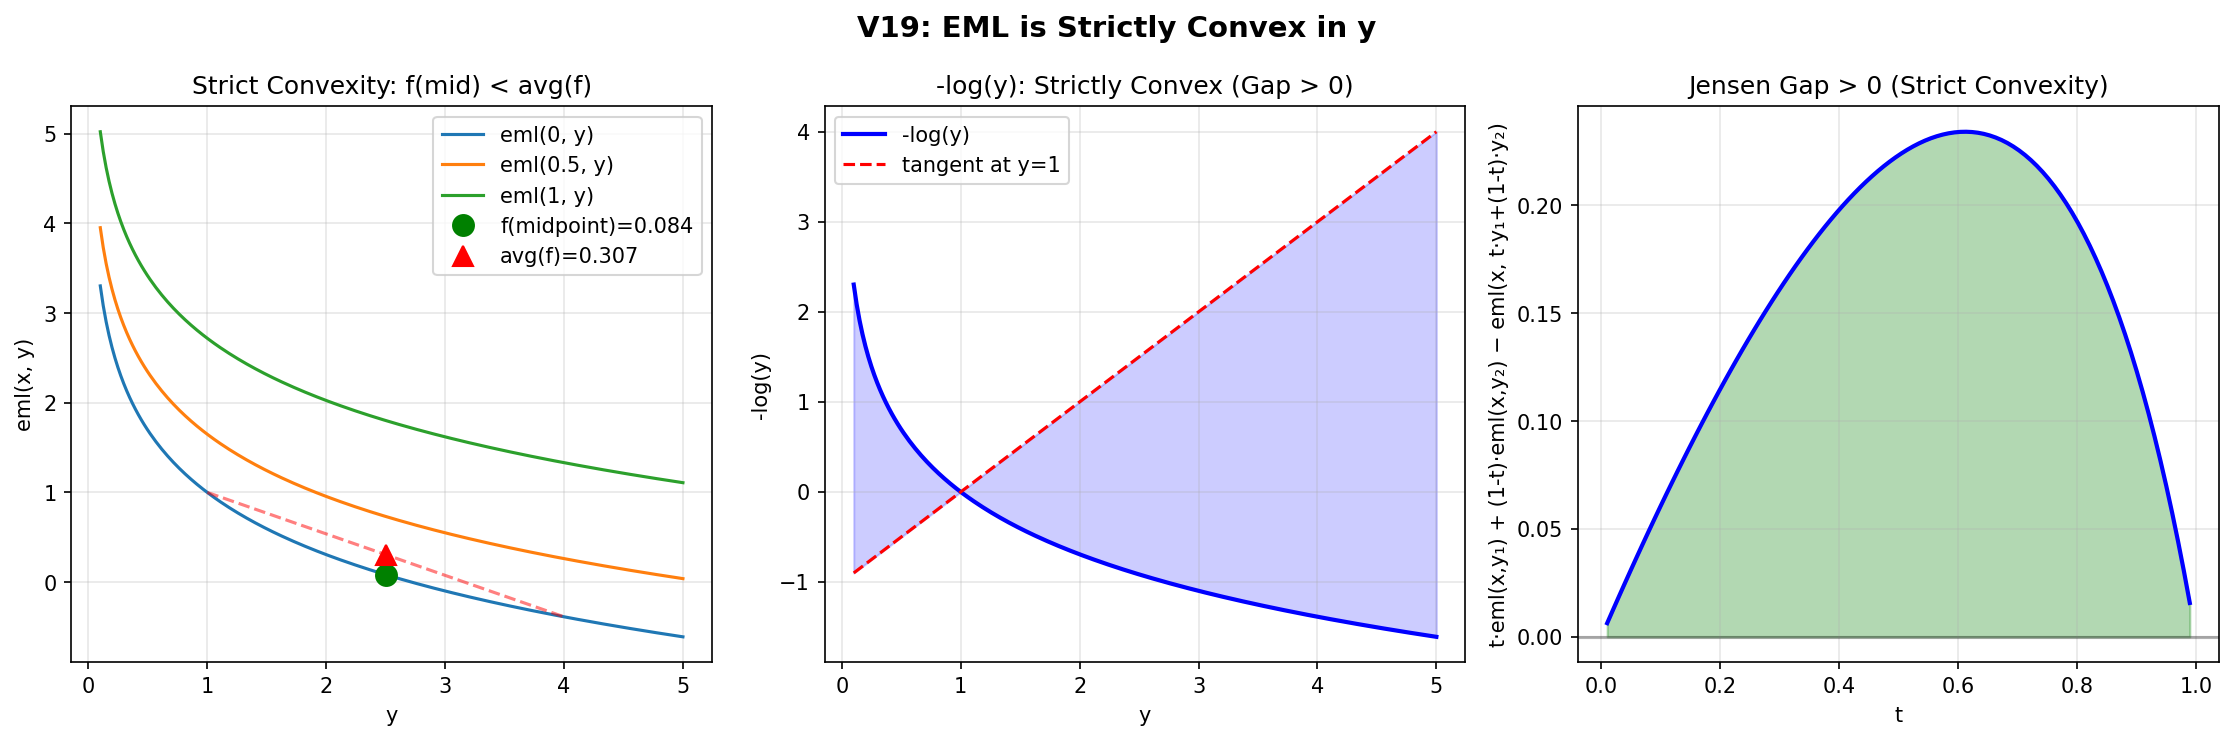

The script that saved this image:
"""
Demo 1: EML Strict Convexity in y (V19 Discovery)

V19 proved that eml(x, y) is STRICTLY CONVEX in y on (0,∞),
correcting the V18 conjecture that it was concave.

Since eml(x, y) = exp(x) - log(y) = const + (-log(y)),
and -log is strictly convex, eml inherits strict convexity in y.
"""

import numpy as np
import matplotlib.pyplot as plt

def eml(x, y):
    return np.exp(x) - np.log(y)

fig, axes = plt.subplots(1, 3, figsize=(15, 5))

# Plot 1: eml(0, y) showing strict convexity
y = np.linspace(0.1, 5, 200)
ax = axes[0]
for x_val in [0, 0.5, 1]:
    ax.plot(y, eml(x_val, y), label=f'eml({x_val}, y)')

# Show midpoint inequality (strict convexity)
y1, y2 = 1, 4
t = 0.5
ymid = t*y1 + (1-t)*y2
for x_val in [0]:
    f_mid = eml(x_val, ymid)
    f_avg = t*eml(x_val, y1) + (1-t)*eml(x_val, y2)
    ax.plot([ymid], [f_mid], 'go', markersize=10, label=f'f(midpoint)={f_mid:.3f}')
    ax.plot([ymid], [f_avg], 'r^', markersize=10, label=f'avg(f)={f_avg:.3f}')
    ax.plot([y1, y2], [eml(x_val, y1), eml(x_val, y2)], 'r--', alpha=0.5)

ax.set_xlabel('y')
ax.set_ylabel('eml(x, y)')
ax.set_title('Strict Convexity: f(mid) < avg(f)')
ax.legend()
ax.grid(True, alpha=0.3)

# Plot 2: -log(y) is strictly convex
ax = axes[1]
y = np.linspace(0.1, 5, 200)
ax.plot(y, -np.log(y), 'b-', linewidth=2, label='-log(y)')
ax.plot(y, y - 1, 'r--', label='tangent at y=1')
ax.fill_between(y, -np.log(y), y-1, alpha=0.2, color='blue')
ax.set_xlabel('y')
ax.set_ylabel('-log(y)')
ax.set_title('-log(y): Strictly Convex (Gap > 0)')
ax.legend()
ax.grid(True, alpha=0.3)

# Plot 3: Jensen inequality verification for various t
ax = axes[2]
t_vals = np.linspace(0.01, 0.99, 100)
y1, y2 = 1, 4
gaps = []
for t in t_vals:
    ymid = t*y1 + (1-t)*y2
    f_mid = eml(0, ymid)
    f_avg = t*eml(0, y1) + (1-t)*eml(0, y2)
    gaps.append(f_avg - f_mid)

ax.plot(t_vals, gaps, 'b-', linewidth=2)
ax.axhline(y=0, color='k', linestyle='-', alpha=0.3)
ax.fill_between(t_vals, 0, gaps, alpha=0.3, color='green')
ax.set_xlabel('t')
ax.set_ylabel('t·eml(x,y₁) + (1-t)·eml(x,y₂) − eml(x, t·y₁+(1-t)·y₂)')
ax.set_title('Jensen Gap > 0 (Strict Convexity)')
ax.grid(True, alpha=0.3)

plt.suptitle('V19: EML is Strictly Convex in y', fontsize=14, fontweight='bold')
plt.tight_layout()
plt.savefig('demo1_strict_convexity_y.png', dpi=150, bbox_inches='tight')
plt.close()
print("Demo 1 saved: demo1_strict_convexity_y.png")
